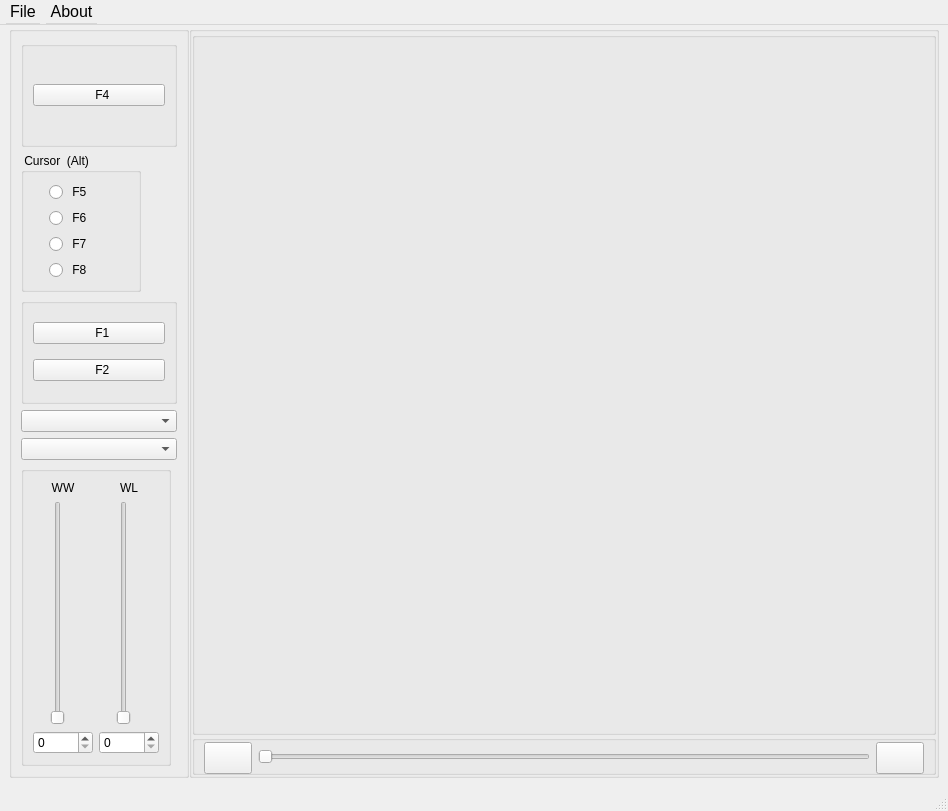
<?xml version="1.0" encoding="UTF-8"?>
<ui version="4.0">
 <class>MainWindow</class>
 <widget class="QMainWindow" name="MainWindow">
  <property name="geometry">
   <rect>
    <x>0</x>
    <y>0</y>
    <width>948</width>
    <height>811</height>
   </rect>
  </property>
  <property name="windowTitle">
   <string>MainWindow</string>
  </property>
  <widget class="QWidget" name="centralwidget">
   <layout class="QHBoxLayout" name="horizontalLayout">
    <property name="spacing">
     <number>0</number>
    </property>
    <property name="topMargin">
     <number>1</number>
    </property>
    <item>
     <widget class="QGroupBox" name="gBPanel">
      <property name="minimumSize">
       <size>
        <width>180</width>
        <height>0</height>
       </size>
      </property>
      <property name="maximumSize">
       <size>
        <width>180</width>
        <height>16777215</height>
       </size>
      </property>
      <property name="title">
       <string/>
      </property>
      <layout class="QVBoxLayout" name="verticalLayout" stretch="0,0,0,0,0,0">
       <item>
        <widget class="QGroupBox" name="groupBox_4">
         <property name="title">
          <string/>
         </property>
         <layout class="QVBoxLayout" name="verticalLayout_4">
          <item>
           <widget class="QPushButton" name="pBHist">
            <property name="sizePolicy">
             <sizepolicy hsizetype="Minimum" vsizetype="Fixed">
              <horstretch>0</horstretch>
              <verstretch>0</verstretch>
             </sizepolicy>
            </property>
            <property name="minimumSize">
             <size>
              <width>0</width>
              <height>0</height>
             </size>
            </property>
            <property name="maximumSize">
             <size>
              <width>16777215</width>
              <height>16777215</height>
             </size>
            </property>
            <property name="text">
             <string>  F4</string>
            </property>
            <property name="iconSize">
             <size>
              <width>64</width>
              <height>32</height>
             </size>
            </property>
           </widget>
          </item>
         </layout>
        </widget>
       </item>
       <item>
        <widget class="QGroupBox" name="groupBox">
         <property name="minimumSize">
          <size>
           <width>120</width>
           <height>0</height>
          </size>
         </property>
         <property name="maximumSize">
          <size>
           <width>120</width>
           <height>16777215</height>
          </size>
         </property>
         <property name="title">
          <string> Cursor  (Alt)</string>
         </property>
         <layout class="QFormLayout" name="formLayout">
          <property name="labelAlignment">
           <set>Qt::AlignCenter</set>
          </property>
          <property name="leftMargin">
           <number>25</number>
          </property>
          <item row="4" column="0" colspan="2">
           <widget class="QRadioButton" name="rBCursor">
            <property name="text">
             <string> F8</string>
            </property>
            <property name="iconSize">
             <size>
              <width>32</width>
              <height>28</height>
             </size>
            </property>
           </widget>
          </item>
          <item row="2" column="0" colspan="2">
           <widget class="QRadioButton" name="rBPan">
            <property name="layoutDirection">
             <enum>Qt::LeftToRight</enum>
            </property>
            <property name="autoFillBackground">
             <bool>false</bool>
            </property>
            <property name="text">
             <string> F7</string>
            </property>
            <property name="iconSize">
             <size>
              <width>32</width>
              <height>28</height>
             </size>
            </property>
           </widget>
          </item>
          <item row="0" column="0" colspan="2">
           <widget class="QRadioButton" name="rBContrast">
            <property name="text">
             <string> F5</string>
            </property>
            <property name="iconSize">
             <size>
              <width>32</width>
              <height>28</height>
             </size>
            </property>
           </widget>
          </item>
          <item row="1" column="0" colspan="2">
           <widget class="QRadioButton" name="rBZoom">
            <property name="text">
             <string> F6</string>
            </property>
            <property name="iconSize">
             <size>
              <width>32</width>
              <height>28</height>
             </size>
            </property>
           </widget>
          </item>
         </layout>
        </widget>
       </item>
       <item>
        <widget class="QGroupBox" name="groupBox_3">
         <property name="minimumSize">
          <size>
           <width>0</width>
           <height>100</height>
          </size>
         </property>
         <property name="locale">
          <locale language="Japanese" country="Japan"/>
         </property>
         <property name="title">
          <string/>
         </property>
         <layout class="QVBoxLayout" name="verticalLayout_3">
          <item>
           <widget class="QPushButton" name="pBFitZoom">
            <property name="text">
             <string>  F1</string>
            </property>
            <property name="iconSize">
             <size>
              <width>64</width>
              <height>32</height>
             </size>
            </property>
           </widget>
          </item>
          <item>
           <widget class="QPushButton" name="pBAutoWWWL">
            <property name="text">
             <string>  F2</string>
            </property>
            <property name="iconSize">
             <size>
              <width>64</width>
              <height>32</height>
             </size>
            </property>
           </widget>
          </item>
         </layout>
        </widget>
       </item>
       <item>
        <widget class="QComboBox" name="cbBFilter"/>
       </item>
       <item>
        <widget class="QComboBox" name="cbBLut">
         <property name="enabled">
          <bool>true</bool>
         </property>
        </widget>
       </item>
       <item>
        <widget class="QGroupBox" name="groupBox_5">
         <property name="minimumSize">
          <size>
           <width>150</width>
           <height>300</height>
          </size>
         </property>
         <property name="maximumSize">
          <size>
           <width>150</width>
           <height>300</height>
          </size>
         </property>
         <property name="title">
          <string/>
         </property>
         <layout class="QGridLayout" name="gridLayout">
          <item row="0" column="0">
           <widget class="QLabel" name="WW">
            <property name="text">
             <string>WW</string>
            </property>
            <property name="alignment">
             <set>Qt::AlignCenter</set>
            </property>
            <property name="wordWrap">
             <bool>false</bool>
            </property>
           </widget>
          </item>
          <item row="0" column="2">
           <widget class="QLabel" name="label_2">
            <property name="text">
             <string>WL</string>
            </property>
            <property name="alignment">
             <set>Qt::AlignCenter</set>
            </property>
           </widget>
          </item>
          <item row="2" column="2">
           <widget class="QSlider" name="SliderWL">
            <property name="minimumSize">
             <size>
              <width>50</width>
              <height>0</height>
             </size>
            </property>
            <property name="orientation">
             <enum>Qt::Vertical</enum>
            </property>
           </widget>
          </item>
          <item row="3" column="0">
           <widget class="QSpinBox" name="spinBoxWW">
            <property name="minimumSize">
             <size>
              <width>60</width>
              <height>0</height>
             </size>
            </property>
            <property name="alignment">
             <set>Qt::AlignLeading|Qt::AlignLeft|Qt::AlignVCenter</set>
            </property>
           </widget>
          </item>
          <item row="3" column="2">
           <widget class="QSpinBox" name="spinBoxWL">
            <property name="minimumSize">
             <size>
              <width>60</width>
              <height>0</height>
             </size>
            </property>
           </widget>
          </item>
          <item row="2" column="0">
           <widget class="QSlider" name="SliderWW">
            <property name="minimumSize">
             <size>
              <width>50</width>
              <height>0</height>
             </size>
            </property>
            <property name="orientation">
             <enum>Qt::Vertical</enum>
            </property>
           </widget>
          </item>
         </layout>
        </widget>
       </item>
      </layout>
     </widget>
    </item>
    <item>
     <widget class="QGroupBox" name="groupBox_2">
      <property name="title">
       <string/>
      </property>
      <layout class="QVBoxLayout" name="verticalLayout_2">
       <property name="spacing">
        <number>0</number>
       </property>
       <property name="margin">
        <number>0</number>
       </property>
       <item>
        <widget class="QGroupBox" name="gBdrawArea">
         <property name="title">
          <string/>
         </property>
        </widget>
       </item>
       <item>
        <widget class="QGroupBox" name="groupBox_FrameNo">
         <property name="minimumSize">
          <size>
           <width>0</width>
           <height>40</height>
          </size>
         </property>
         <property name="maximumSize">
          <size>
           <width>16777215</width>
           <height>40</height>
          </size>
         </property>
         <property name="title">
          <string/>
         </property>
         <property name="flat">
          <bool>false</bool>
         </property>
         <layout class="QHBoxLayout" name="horizontalLayout_2">
          <property name="topMargin">
           <number>1</number>
          </property>
          <property name="bottomMargin">
           <number>1</number>
          </property>
          <item>
           <widget class="QPushButton" name="pBStepLeft">
            <property name="minimumSize">
             <size>
              <width>48</width>
              <height>32</height>
             </size>
            </property>
            <property name="maximumSize">
             <size>
              <width>48</width>
              <height>32</height>
             </size>
            </property>
            <property name="text">
             <string/>
            </property>
            <property name="iconSize">
             <size>
              <width>32</width>
              <height>28</height>
             </size>
            </property>
           </widget>
          </item>
          <item>
           <widget class="QSlider" name="SliderFrame">
            <property name="minimumSize">
             <size>
              <width>0</width>
              <height>25</height>
             </size>
            </property>
            <property name="orientation">
             <enum>Qt::Horizontal</enum>
            </property>
           </widget>
          </item>
          <item>
           <widget class="QPushButton" name="pBStepRight">
            <property name="minimumSize">
             <size>
              <width>48</width>
              <height>32</height>
             </size>
            </property>
            <property name="maximumSize">
             <size>
              <width>48</width>
              <height>32</height>
             </size>
            </property>
            <property name="text">
             <string/>
            </property>
            <property name="iconSize">
             <size>
              <width>32</width>
              <height>28</height>
             </size>
            </property>
            <property name="flat">
             <bool>false</bool>
            </property>
           </widget>
          </item>
         </layout>
        </widget>
       </item>
      </layout>
     </widget>
    </item>
   </layout>
  </widget>
  <widget class="QMenuBar" name="menubar">
   <property name="geometry">
    <rect>
     <x>0</x>
     <y>0</y>
     <width>948</width>
     <height>25</height>
    </rect>
   </property>
   <property name="minimumSize">
    <size>
     <width>0</width>
     <height>25</height>
    </size>
   </property>
   <property name="maximumSize">
    <size>
     <width>16777215</width>
     <height>25</height>
    </size>
   </property>
   <property name="font">
    <font>
     <family>System</family>
     <pointsize>12</pointsize>
    </font>
   </property>
   <widget class="QMenu" name="menuFile">
    <property name="font">
     <font>
      <pointsize>12</pointsize>
     </font>
    </property>
    <property name="title">
     <string>File</string>
    </property>
    <addaction name="actionOpen"/>
    <addaction name="actionOpenDir"/>
    <addaction name="separator"/>
    <addaction name="actionExit"/>
   </widget>
   <widget class="QMenu" name="menuAbout">
    <property name="font">
     <font>
      <pointsize>12</pointsize>
     </font>
    </property>
    <property name="title">
     <string>About</string>
    </property>
    <addaction name="actionInformation"/>
   </widget>
   <addaction name="menuFile"/>
   <addaction name="menuAbout"/>
  </widget>
  <widget class="QStatusBar" name="statusbar">
   <property name="maximumSize">
    <size>
     <width>16777215</width>
     <height>16777215</height>
    </size>
   </property>
   <property name="font">
    <font>
     <family>System</family>
     <pointsize>12</pointsize>
    </font>
   </property>
  </widget>
  <action name="actionOpen">
   <property name="text">
    <string>Open</string>
   </property>
   <property name="font">
    <font>
     <family>System</family>
     <pointsize>12</pointsize>
    </font>
   </property>
  </action>
  <action name="actionInformation">
   <property name="text">
    <string>Information</string>
   </property>
  </action>
  <action name="actionOpenDir">
   <property name="text">
    <string>OpenDir</string>
   </property>
   <property name="font">
    <font>
     <family>System</family>
     <pointsize>12</pointsize>
    </font>
   </property>
  </action>
  <action name="actionExit">
   <property name="text">
    <string>Exit</string>
   </property>
   <property name="font">
    <font>
     <family>System</family>
     <pointsize>12</pointsize>
    </font>
   </property>
  </action>
 </widget>
 <resources/>
 <connections>
  <connection>
   <sender>cbBFilter</sender>
   <signal>currentIndexChanged(int)</signal>
   <receiver>MainWindow</receiver>
   <slot>onChangeFilter(int)</slot>
   <hints>
    <hint type="sourcelabel">
     <x>177</x>
     <y>383</y>
    </hint>
    <hint type="destinationlabel">
     <x>802</x>
     <y>118</y>
    </hint>
   </hints>
  </connection>
  <connection>
   <sender>cbBLut</sender>
   <signal>currentIndexChanged(int)</signal>
   <receiver>MainWindow</receiver>
   <slot>onChangeLut(int)</slot>
   <hints>
    <hint type="sourcelabel">
     <x>177</x>
     <y>426</y>
    </hint>
    <hint type="destinationlabel">
     <x>803</x>
     <y>319</y>
    </hint>
   </hints>
  </connection>
  <connection>
   <sender>actionOpen</sender>
   <signal>triggered()</signal>
   <receiver>MainWindow</receiver>
   <slot>onFileOpen()</slot>
   <hints>
    <hint type="sourcelabel">
     <x>-1</x>
     <y>-1</y>
    </hint>
    <hint type="destinationlabel">
     <x>399</x>
     <y>299</y>
    </hint>
   </hints>
  </connection>
  <connection>
   <sender>actionInformation</sender>
   <signal>triggered()</signal>
   <receiver>MainWindow</receiver>
   <slot>onInformation()</slot>
   <hints>
    <hint type="sourcelabel">
     <x>-1</x>
     <y>-1</y>
    </hint>
    <hint type="destinationlabel">
     <x>399</x>
     <y>299</y>
    </hint>
   </hints>
  </connection>
  <connection>
   <sender>rBContrast</sender>
   <signal>clicked()</signal>
   <receiver>MainWindow</receiver>
   <slot>onChgMouse()</slot>
   <hints>
    <hint type="sourcelabel">
     <x>166</x>
     <y>91</y>
    </hint>
    <hint type="destinationlabel">
     <x>225</x>
     <y>0</y>
    </hint>
   </hints>
  </connection>
  <connection>
   <sender>rBPan</sender>
   <signal>clicked()</signal>
   <receiver>MainWindow</receiver>
   <slot>onChgMouse()</slot>
   <hints>
    <hint type="sourcelabel">
     <x>166</x>
     <y>114</y>
    </hint>
    <hint type="destinationlabel">
     <x>311</x>
     <y>0</y>
    </hint>
   </hints>
  </connection>
  <connection>
   <sender>rBZoom</sender>
   <signal>clicked()</signal>
   <receiver>MainWindow</receiver>
   <slot>onChgMouse()</slot>
   <hints>
    <hint type="sourcelabel">
     <x>166</x>
     <y>137</y>
    </hint>
    <hint type="destinationlabel">
     <x>474</x>
     <y>0</y>
    </hint>
   </hints>
  </connection>
  <connection>
   <sender>pBHist</sender>
   <signal>clicked()</signal>
   <receiver>MainWindow</receiver>
   <slot>onHistoGram()</slot>
   <hints>
    <hint type="sourcelabel">
     <x>177</x>
     <y>340</y>
    </hint>
    <hint type="destinationlabel">
     <x>677</x>
     <y>0</y>
    </hint>
   </hints>
  </connection>
  <connection>
   <sender>pBStepLeft</sender>
   <signal>clicked()</signal>
   <receiver>MainWindow</receiver>
   <slot>onFrameStepLeft()</slot>
   <hints>
    <hint type="sourcelabel">
     <x>241</x>
     <y>767</y>
    </hint>
    <hint type="destinationlabel">
     <x>744</x>
     <y>-8</y>
    </hint>
   </hints>
  </connection>
  <connection>
   <sender>pBStepRight</sender>
   <signal>clicked()</signal>
   <receiver>MainWindow</receiver>
   <slot>onFrameStepRight()</slot>
   <hints>
    <hint type="sourcelabel">
     <x>925</x>
     <y>767</y>
    </hint>
    <hint type="destinationlabel">
     <x>883</x>
     <y>-5</y>
    </hint>
   </hints>
  </connection>
  <connection>
   <sender>actionOpenDir</sender>
   <signal>triggered()</signal>
   <receiver>MainWindow</receiver>
   <slot>onFileOpenDir()</slot>
   <hints>
    <hint type="sourcelabel">
     <x>-1</x>
     <y>-1</y>
    </hint>
    <hint type="destinationlabel">
     <x>475</x>
     <y>396</y>
    </hint>
   </hints>
  </connection>
  <connection>
   <sender>SliderWW</sender>
   <signal>valueChanged(int)</signal>
   <receiver>MainWindow</receiver>
   <slot>onChgSliderWW(int)</slot>
   <hints>
    <hint type="sourcelabel">
     <x>80</x>
     <y>687</y>
    </hint>
    <hint type="destinationlabel">
     <x>952</x>
     <y>732</y>
    </hint>
   </hints>
  </connection>
  <connection>
   <sender>SliderWL</sender>
   <signal>valueChanged(int)</signal>
   <receiver>MainWindow</receiver>
   <slot>onChgSliderWL(int)</slot>
   <hints>
    <hint type="sourcelabel">
     <x>146</x>
     <y>687</y>
    </hint>
    <hint type="destinationlabel">
     <x>956</x>
     <y>621</y>
    </hint>
   </hints>
  </connection>
  <connection>
   <sender>SliderFrame</sender>
   <signal>valueChanged(int)</signal>
   <receiver>MainWindow</receiver>
   <slot>onFrameMove(int)</slot>
   <hints>
    <hint type="sourcelabel">
     <x>370</x>
     <y>761</y>
    </hint>
    <hint type="destinationlabel">
     <x>473</x>
     <y>405</y>
    </hint>
   </hints>
  </connection>
  <connection>
   <sender>spinBoxWW</sender>
   <signal>valueChanged(int)</signal>
   <receiver>MainWindow</receiver>
   <slot>onChgEditWW(int)</slot>
   <hints>
    <hint type="sourcelabel">
     <x>90</x>
     <y>738</y>
    </hint>
    <hint type="destinationlabel">
     <x>944</x>
     <y>667</y>
    </hint>
   </hints>
  </connection>
  <connection>
   <sender>spinBoxWL</sender>
   <signal>valueChanged(int)</signal>
   <receiver>MainWindow</receiver>
   <slot>onChgEditWL(int)</slot>
   <hints>
    <hint type="sourcelabel">
     <x>156</x>
     <y>738</y>
    </hint>
    <hint type="destinationlabel">
     <x>473</x>
     <y>405</y>
    </hint>
   </hints>
  </connection>
  <connection>
   <sender>rBCursor</sender>
   <signal>clicked()</signal>
   <receiver>MainWindow</receiver>
   <slot>onChgMouse()</slot>
   <hints>
    <hint type="sourcelabel">
     <x>166</x>
     <y>160</y>
    </hint>
    <hint type="destinationlabel">
     <x>955</x>
     <y>142</y>
    </hint>
   </hints>
  </connection>
  <connection>
   <sender>actionExit</sender>
   <signal>triggered()</signal>
   <receiver>MainWindow</receiver>
   <slot>onAppExit()</slot>
   <hints>
    <hint type="sourcelabel">
     <x>-1</x>
     <y>-1</y>
    </hint>
    <hint type="destinationlabel">
     <x>473</x>
     <y>405</y>
    </hint>
   </hints>
  </connection>
  <connection>
   <sender>pBFitZoom</sender>
   <signal>clicked()</signal>
   <receiver>MainWindow</receiver>
   <slot>onFitZoom()</slot>
   <hints>
    <hint type="sourcelabel">
     <x>140</x>
     <y>227</y>
    </hint>
    <hint type="destinationlabel">
     <x>198</x>
     <y>-11</y>
    </hint>
   </hints>
  </connection>
  <connection>
   <sender>pBAutoWWWL</sender>
   <signal>clicked()</signal>
   <receiver>MainWindow</receiver>
   <slot>onAutoWWWL()</slot>
   <hints>
    <hint type="sourcelabel">
     <x>128</x>
     <y>259</y>
    </hint>
    <hint type="destinationlabel">
     <x>407</x>
     <y>-15</y>
    </hint>
   </hints>
  </connection>
 </connections>
 <slots>
  <slot>onChangeFilter(int)</slot>
  <slot>onChangeLut(int)</slot>
  <slot>onFileOpen()</slot>
  <slot>onFileOpenDir()</slot>
  <slot>onInformation()</slot>
  <slot>onChgMouse()</slot>
  <slot>onHistoGram()</slot>
  <slot>onFrameStepLeft()</slot>
  <slot>onFrameStepRight()</slot>
  <slot>onFrameMove(int)</slot>
  <slot>onChgEditWW(int)</slot>
  <slot>onChgEditWL(int)</slot>
  <slot>onChgSliderWW(int)</slot>
  <slot>onChgSliderWL(int)</slot>
  <slot>onAppExit()</slot>
  <slot>onFitZoom()</slot>
  <slot>onAutoWWWL()</slot>
 </slots>
</ui>
